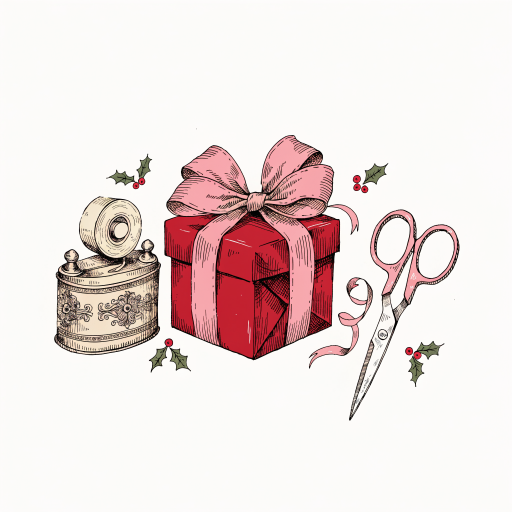
#> input picture designs/a618/art.png, 1024 x 1024 px, found by its file name (shown at 1/2 size)
$ python make.py ../a618/art.png ../a618/art.png out.png
#> lines starting #> are read from the running program, lines starting #| are printed output that depends on the picture
from PIL import Image, ImageDraw, ImageFont
import sys
art=Image.open('designs/a205/art.png').convert('RGBA'); art=art.crop(art.getbbox())
def line(text,font,size,maxw,fill,track=0.0,stroke=0,sfill=None):
#> called with text = "I DIDN'T ASK", font = '../a618/art.png', size = 900, maxw = 3250, fill = (59, 36, 23, 255), track = 0, stroke = 0
    while True:
        f=ImageFont.truetype('designs/fonts/'+font,size)
        tr=int(size*track)
        adv=[f.getlength(c) for c in text]; tot=int(sum(adv)+tr*(len(text)-1)+2*stroke)
        if tot<=maxw: break
        size=int(size*0.98)
    asc,desc=f.getmetrics()
    im=Image.new('RGBA',(tot+400,asc+desc+300),(0,0,0,0)); d=ImageDraw.Draw(im); x=200
#> after `im = Image.new('RGBA', (tot + 400, asc + desc + 300), (0, 0, 0, 0))`: im: PIL image 3593x885 RGBA; every value is 0
    for c,a in zip(text,adv):
        d.text((x,100),c,font=f,fill=fill,stroke_width=stroke,stroke_fill=sfill); x+=a+tr
#> after the loop, x = 3393.3
    return im.crop(im.getbbox())
F1,F2=sys.argv[1:3]
def build(name,c1,c2):
    W=3250; gap=90
    h1=line('I DIDN\'T ASK',F1,900,W,c1)
    h2=line('FOR THE WREATH.',F2,900,W,c2)
#> in line (call 2), `im = Image.new('RGBA', (tot + 400, asc + desc + 300), (0, 0, 0, 0))`: im: PIL image 3594x698 RGBA; every value is 0
    ah=int(1.09*W-h1.height-h2.height-2*gap); aw=int(ah*art.width/art.height)
#> after `ah = int(1.09 * W - h1.height - h2.height - 2 * gap)`: ah = 2725
#> after `aw = int(ah * art.width / art.height)`: aw = 2725
    a2=art.resize((aw,ah),Image.LANCZOS)
    H=h1.height+gap+ah+gap+h2.height
#> H = 3542
    out=Image.new('RGBA',(W,H),(0,0,0,0)); y=0
#> after `out = Image.new('RGBA', (W, H), (0, 0, 0, 0))`: out: PIL image 3250x3542 RGBA; every value is 0
    for im in (h1,a2,h2):
        out.alpha_composite(im,((W-im.width)//2,y)); y+=im.height+gap
#> this loop made 3 passes
#> y on passes 1 to 3: 469, 3284, 3632
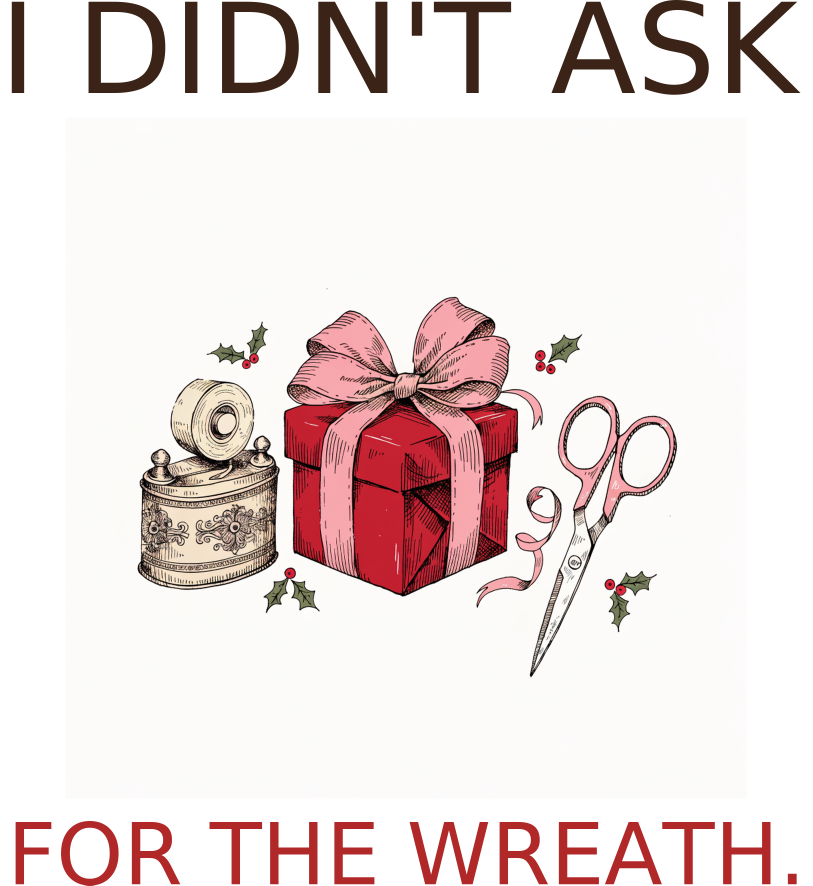
#> out: PIL image 3250x3542 RGBA (shown at 1/4 size); mean R, G, B, A 158, 145.8, 144.4, 177.2; transparent parts drawn white
#> after the loop, y = 3632
    out.save(f'designs/a205/print-{name}.png'); print(name,out.size,'h1',h1.size,'h2',h2.size,'art',a2.size, round(aw/W,2))
#| sand (3250, 3542) h1 (3155, 379) h2 (3125, 258) art (2725, 2725) 0.84
    return out
d=build('sand',(59,36,23,255),(176,40,40,255)); n=build('navy',(247,236,212,255),(236,86,72,255))
#> call 2 of build, with name = 'navy', c1 = (247, 236, 212, 255), c2 = (236, 86, 72, 255)
#> call 3 of line, with text = "I DIDN'T ASK", font = '../a618/art.png', size = 900, maxw = 3250, fill = (247, 236, 212, 255), track = 0, stroke = 0
#> after the loop in line (call 3), `for c,a in zip(text,adv):`: x = 3393.3
#> in line (call 3), `return im.crop(im.getbbox())`:
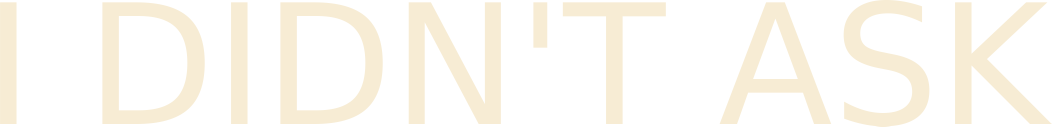
#> returned value: PIL image 3155x379 RGBA (shown at 1/3 size); mean R, G, B, A 71.4, 68.2, 61.3, 72.4; transparent parts drawn white
#> call 4 of line, with text = 'FOR THE WREATH.', font = '../a618/art.png', size = 900, maxw = 3250, fill = (236, 86, 72, 255), track = 0, stroke = 0
#> after the loop in line (call 4), `for c,a in zip(text,adv):`: x = 3394.4
#> in line (call 4), `return im.crop(im.getbbox())`:
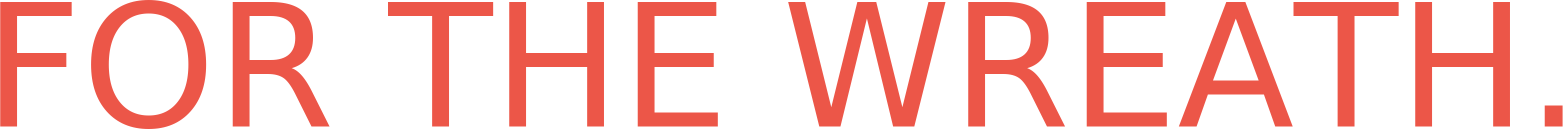
#> returned value: PIL image 3125x258 RGBA (shown at 1/2 size); mean R, G, B, A 69.8, 25.4, 21.3, 73.6; transparent parts drawn white
#> the loop in build (call 2), `for im in (h1,a2,h2):` made 3 passes
#> after the loop in build (call 2), `for im in (h1,a2,h2):`:
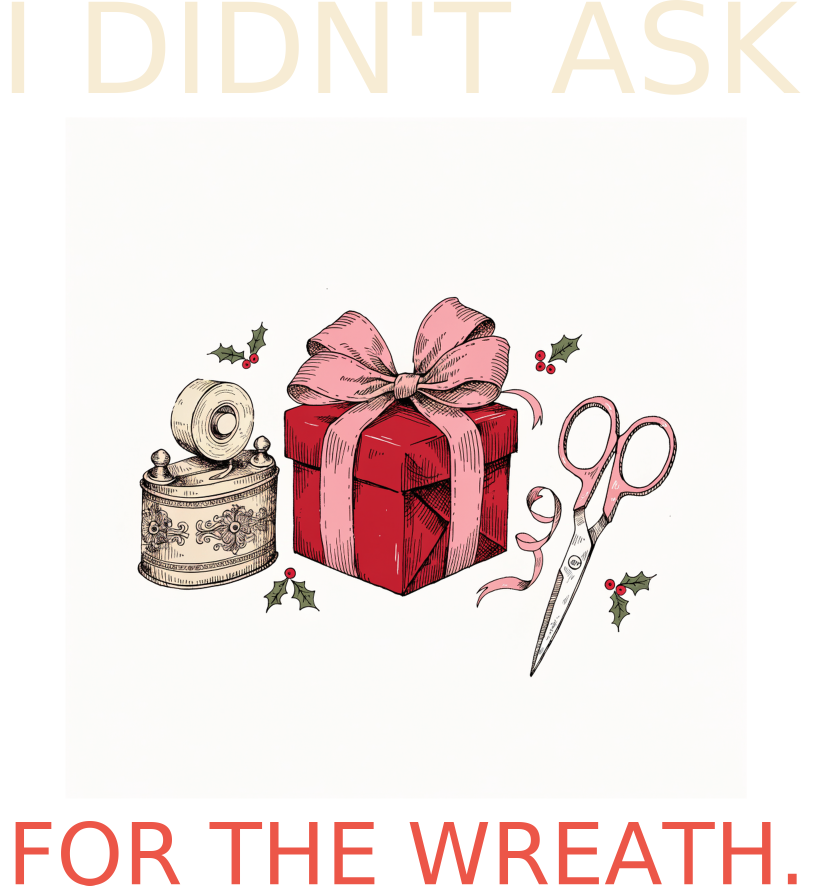
#> out: PIL image 3250x3542 RGBA (shown at 1/4 size); mean R, G, B, A 164.9, 152.8, 150.8, 177.2; transparent parts drawn white
#> after the loop in build (call 2), `for im in (h1,a2,h2):`: y = 3632
#| navy (3250, 3542) h1 (3155, 379) h2 (3125, 258) art (2725, 2725) 0.84
ims=[]
for im,c in ((d,(214,203,180,255)),(n,(27,38,64,255))):
    bg=Image.new('RGBA',im.size,c); bg.alpha_composite(im); ims.append(bg.convert('RGB').resize((600,int(600*im.height/im.width))))
#> this loop made 2 passes
#> c on passes 1 to 2: (214, 203, 180, 255), (27, 38, 64, 255)
#> pass 1, `bg = Image.new('RGBA', im.size, c)`:
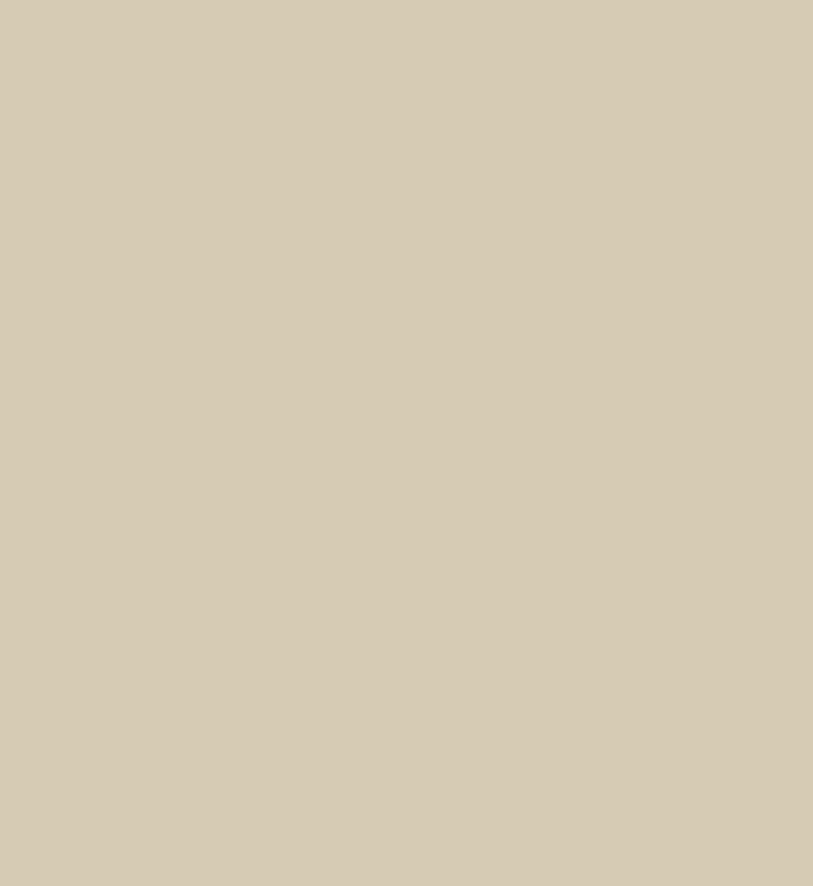
#> bg: PIL image 3250x3542 RGBA (shown at 1/4 size); mean R, G, B, A 214, 203, 180, 255
#> after the loop:
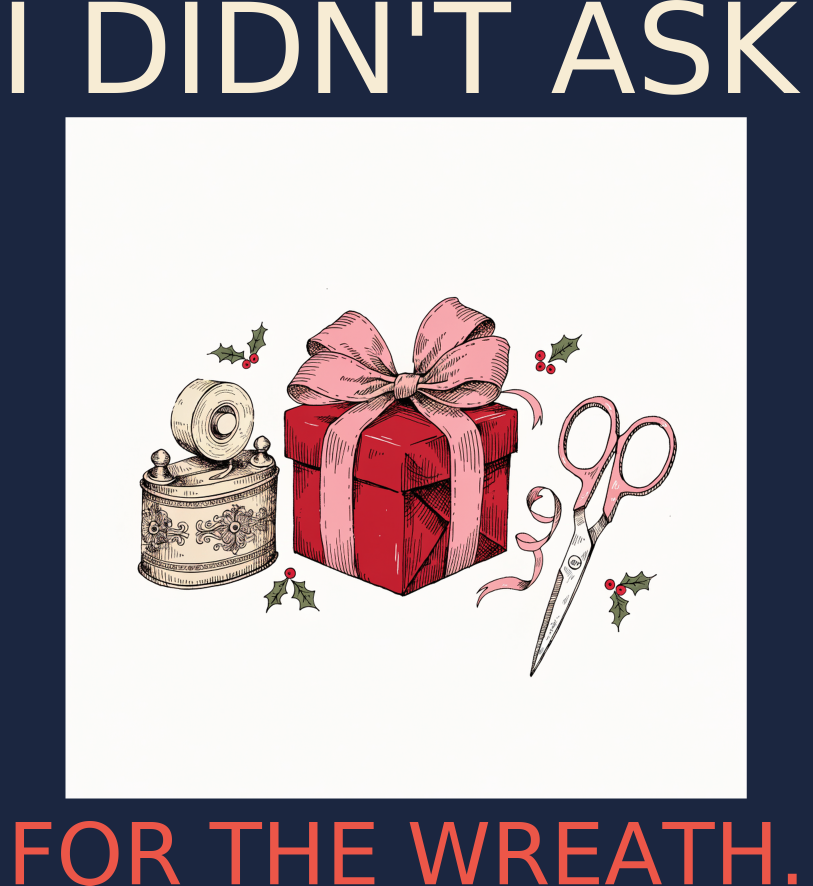
#> bg: PIL image 3250x3542 RGBA (shown at 1/4 size); mean R, G, B, A 172.8, 164.2, 170.1, 255
#> after the loop, ims = 2 items
o=Image.new('RGB',(1200,ims[0].height)); o.paste(ims[0],(0,0)); o.paste(ims[1],(600,0)); o.save(sys.argv[3])
#> after `o = Image.new('RGB', (1200, ims[0].height))`: o: PIL image 1200x653 RGB; every value is 0
#> after `o.paste(ims[1], (600, 0))`:
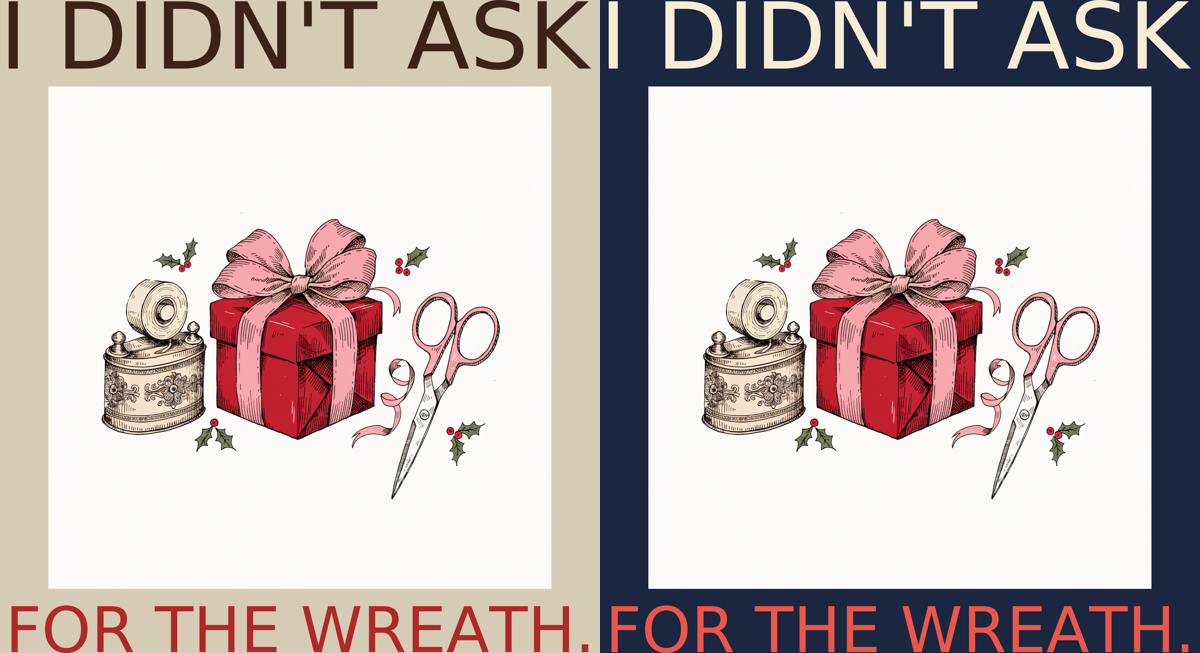
#> o: PIL image 1200x653 RGB; mean R, G, B 198, 186, 184.7
